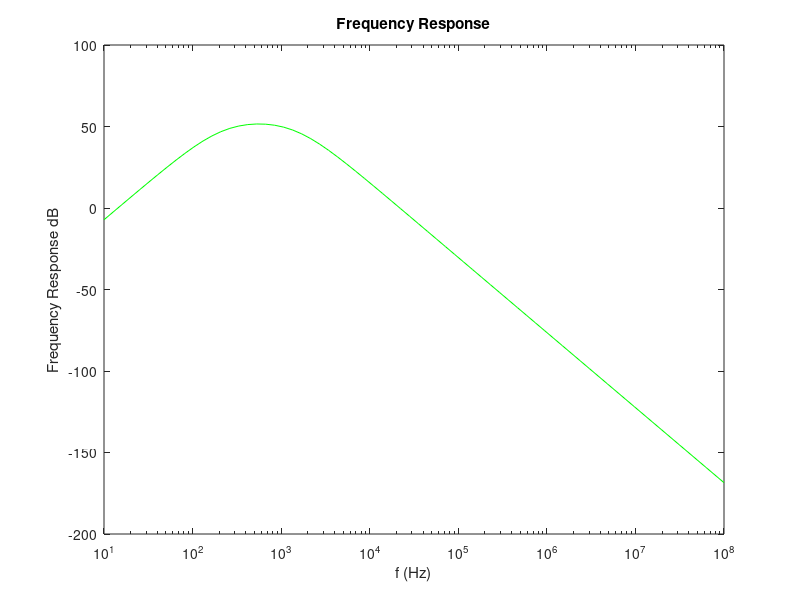
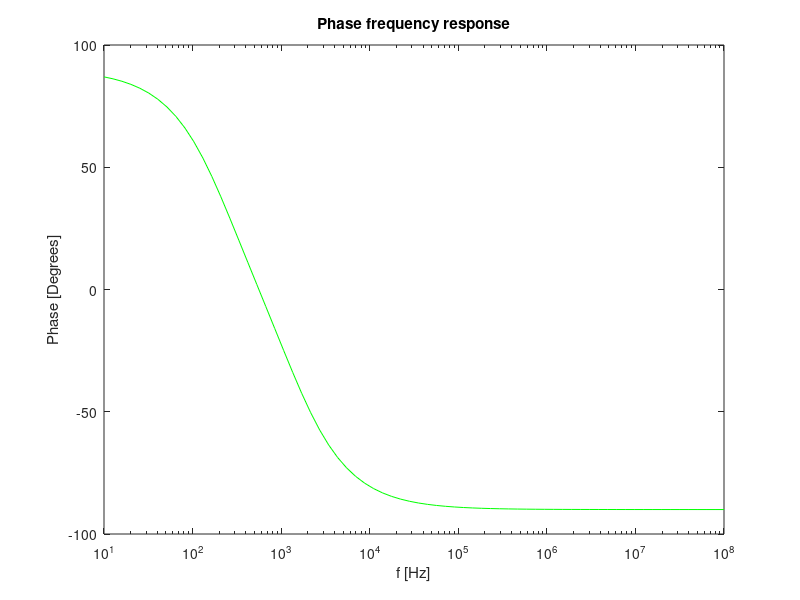

Write MATLAB code to recreate these figures, in order.
%frequency response

R1=1/(1/1000+1/1000);
R2=1/(1/10000+1/10000+1/10000);
R3=100000;
R4=1000;
C1= 220e-9;
C2= 220e-9;

f = logspace(1, 8, 70);
s = i*2*pi*f;
Ts = (R1*C1*s)./(1+R1*C1*s).*(1+R3/R4).*(1./(1+R2*C2*s));

figure;
semilogx(f, 20*log(abs(Ts)), 'g');
xlabel ("f (Hz)");
ylabel ("Frequency Response dB");
title ("Frequency Response")
print ("fresponse1.eps");

figure;
semilogx(f,180*arg(Ts)/pi, 'g');
xlabel("f [Hz]");
ylabel("Phase [Degrees]");
title("Phase frequency response");
print("fresponse2.eps");




%central frequency
fLow = 1/(R1*C1*2*pi);
fHigh = 1/(R2*C2*2*pi);

fr = sqrt(fLow*fHigh)

%gain for fr
s = i*2*pi*fr;
Tsr = ((R1*C1*s)/(1+R1*C1*s))*(1+R3/R4)*(1/(1+R2*C2*s));
gain = 20*log(abs(Tsr))

%Impedance for fr
ZC1 = 1/(i*2*pi*fr*C1);
ZR1 = R1;
ZC2 = 1/(i*2*pi*fr*C2);
ZR2 = R2;
ZI = ZC1+ZR1
ZO = (ZC2*ZR2)/(ZC2+ZR2) 



%Table data

fid = fopen ("docImp.tex", "w");
fprintf(fid, "Central Frequency & %e \\\\ \\hline \n", fr);
fprintf(fid, "Voltage Gain dB & %e \\\\ \\hline \n", gain);
fprintf(fid, "Input Impedance & %e \\\\ \\hline \n", ZI);
fprintf(fid, "Output Impedance & %e \\\\ \n", ZO);
fclose (fid);

fid = fopen ("docImp2.tex", "w");
fprintf(fid, "Central Frequency & %e \\\\ \\hline \n", fr);
fprintf(fid, "Voltage Gain dB & %e \\\\ \n", gain);
fclose (fid);

fid = fopen ("docImp3.tex", "w");
fprintf(fid, "Input Impedance & %e \\\\ \\hline \n", ZI);
fprintf(fid, "Output Impedance & %e \\\\ \n", ZO);
fclose (fid);
